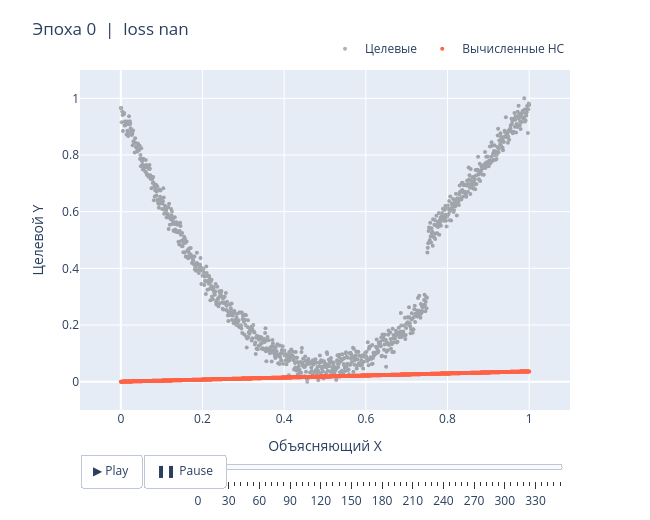

Notebook code cell kept with this figure:
### Markdown cell above
Осмотрим ещё раз изменения графика функции в процессе обучения

### Code cell
# Анимация по всем накопленным снимкам (после завершения обучения нажмите ▶ Play)
print(f"Накоплено снимков: {len(trainSnapshots)}")
showTrainingAnimation(xNorm_train, yNorm_train, trainSnapshots)

### Figure 1 — Plotly figure (JSON) as saved in the notebook; plotly's stock layout.template omitted (floating-point values rounded to 4 significant figures; data arrays with more than 128 entries replaced by an {"elided": "..."} marker saying what was removed)
{"data": [{"marker": {"color": "black", "size": 4}, "mode": "markers", "name": "Целевые", "opacity": 0.3, "type": "scatter", "x": {"elided": "1000 float values"}, "y": {"elided": "1000 float values"}}, {"marker": {"color": "tomato", "size": 4}, "mode": "markers", "name": "Вычисленные НС", "type": "scatter", "x": {"elided": "1000 float values"}, "y": {"elided": "1000 float values"}}], "layout": {"height": 520, "legend": {"orientation": "h", "x": 1, "xanchor": "right", "y": 1.02, "yanchor": "bottom"}, "margin": {"b": 110, "t": 70}, "sliders": [{"active": 0, "currentvalue": {"visible": false}, "len": 0.78, "steps": [{"args": [["0"], {"frame": {"duration": 0, "redraw": true}, "mode": "immediate", "transition": {"duration": 0}}], "label": "0", "method": "animate"}, {"args": [["6"], {"frame": {"duration": 0, "redraw": true}, "mode": "immediate", "transition": {"duration": 0}}], "label": "6", "method": "animate"}, {"args": [["12"], {"frame": {"duration": 0, "redraw": true}, "mode": "immediate", "transition": {"duration": 0}}], "label": "12", "method": "animate"}, {"args": [["18"], {"frame": {"duration": 0, "redraw": true}, "mode": "immediate", "transition": {"duration": 0}}], "label": "18", "method": "animate"}, {"args": [["24"], {"frame": {"duration": 0, "redraw": true}, "mode": "immediate", "transition": {"duration": 0}}], "label": "24", "method": "animate"}, {"args": [["30"], {"frame": {"duration": 0, "redraw": true}, "mode": "immediate", "transition": {"duration": 0}}], "label": "30", "method": "animate"}, {"args": [["36"], {"frame": {"duration": 0, "redraw": true}, "mode": "immediate", "transition": {"duration": 0}}], "label": "36", "method": "animate"}, {"args": [["42"], {"frame": {"duration": 0, "redraw": true}, "mode": "immediate", "transition": {"duration": 0}}], "label": "42", "method": "animate"}, {"args": [["48"], {"frame": {"duration": 0, "redraw": true}, "mode": "immediate", "transition": {"duration": 0}}], "label": "48", "method": "animate"}, {"args": [["54"], {"frame": {"duration": 0, "redraw": true}, "mode": "immediate", "transition": {"duration": 0}}], "label": "54", "method": "animate"}, {"args": [["60"], {"frame": {"duration": 0, "redraw": true}, "mode": "immediate", "transition": {"duration": 0}}], "label": "60", "method": "animate"}, {"args": [["66"], {"frame": {"duration": 0, "redraw": true}, "mode": "immediate", "transition": {"duration": 0}}], "label": "66", "method": "animate"}, {"args": [["72"], {"frame": {"duration": 0, "redraw": true}, "mode": "immediate", "transition": {"duration": 0}}], "label": "72", "method": "animate"}, {"args": [["78"], {"frame": {"duration": 0, "redraw": true}, "mode": "immediate", "transition": {"duration": 0}}], "label": "78", "method": "animate"}, {"args": [["84"], {"frame": {"duration": 0, "redraw": true}, "mode": "immediate", "transition": {"duration": 0}}], "label": "84", "method": "animate"}, {"args": [["90"], {"frame": {"duration": 0, "redraw": true}, "mode": "immediate", "transition": {"duration": 0}}], "label": "90", "method": "animate"}, {"args": [["96"], {"frame": {"duration": 0, "redraw": true}, "mode": "immediate", "transition": {"duration": 0}}], "label": "96", "method": "animate"}, {"args": [["102"], {"frame": {"duration": 0, "redraw": true}, "mode": "immediate", "transition": {"duration": 0}}], "label": "102", "method": "animate"}, {"args": [["108"], {"frame": {"duration": 0, "redraw": true}, "mode": "immediate", "transition": {"duration": 0}}], "label": "108", "method": "animate"}, {"args": [["114"], {"frame": {"duration": 0, "redraw": true}, "mode": "immediate", "transition": {"duration": 0}}], "label": "114", "method": "animate"}, {"args": [["120"], {"frame": {"duration": 0, "redraw": true}, "mode": "immediate", "transition": {"duration": 0}}], "label": "120", "method": "animate"}, {"args": [["126"], {"frame": {"duration": 0, "redraw": true}, "mode": "immediate", "transition": {"duration": 0}}], "label": "126", "method": "animate"}, {"args": [["132"], {"frame": {"duration": 0, "redraw": true}, "mode": "immediate", "transition": {"duration": 0}}], "label": "132", "method": "animate"}, {"args": [["138"], {"frame": {"duration": 0, "redraw": true}, "mode": "immediate", "transition": {"duration": 0}}], "label": "138", "method": "animate"}, {"args": [["144"], {"frame": {"duration": 0, "redraw": true}, "mode": "immediate", "transition": {"duration": 0}}], "label": "144", "method": "animate"}, {"args": [["150"], {"frame": {"duration": 0, "redraw": true}, "mode": "immediate", "transition": {"duration": 0}}], "label": "150", "method": "animate"}, {"args": [["156"], {"frame": {"duration": 0, "redraw": true}, "mode": "immediate", "transition": {"duration": 0}}], "label": "156", "method": "animate"}, {"args": [["162"], {"frame": {"duration": 0, "redraw": true}, "mode": "immediate", "transition": {"duration": 0}}], "label": "162", "method": "animate"}, {"args": [["168"], {"frame": {"duration": 0, "redraw": true}, "mode": "immediate", "transition": {"duration": 0}}], "label": "168", "method": "animate"}, {"args": [["174"], {"frame": {"duration": 0, "redraw": true}, "mode": "immediate", "transition": {"duration": 0}}], "label": "174", "method": "animate"}, {"args": [["180"], {"frame": {"duration": 0, "redraw": true}, "mode": "immediate", "transition": {"duration": 0}}], "label": "180", "method": "animate"}, {"args": [["186"], {"frame": {"duration": 0, "redraw": true}, "mode": "immediate", "transition": {"duration": 0}}], "label": "186", "method": "animate"}, {"args": [["192"], {"frame": {"duration": 0, "redraw": true}, "mode": "immediate", "transition": {"duration": 0}}], "label": "192", "method": "animate"}, {"args": [["198"], {"frame": {"duration": 0, "redraw": true}, "mode": "immediate", "transition": {"duration": 0}}], "label": "198", "method": "animate"}, {"args": [["204"], {"frame": {"duration": 0, "redraw": true}, "mode": "immediate", "transition": {"duration": 0}}], "label": "204", "method": "animate"}, {"args": [["210"], {"frame": {"duration": 0, "redraw": true}, "mode": "immediate", "transition": {"duration": 0}}], "label": "210", "method": "animate"}, {"args": [["216"], {"frame": {"duration": 0, "redraw": true}, "mode": "immediate", "transition": {"duration": 0}}], "label": "216", "method": "animate"}, {"args": [["222"], {"frame": {"duration": 0, "redraw": true}, "mode": "immediate", "transition": {"duration": 0}}], "label": "222", "method": "animate"}, {"args": [["228"], {"frame": {"duration": 0, "redraw": true}, "mode": "immediate", "transition": {"duration": 0}}], "label": "228", "method": "animate"}, {"args": [["234"], {"frame": {"duration": 0, "redraw": true}, "mode": "immediate", "transition": {"duration": 0}}], "label": "234", "method": "animate"}, {"args": [["240"], {"frame": {"duration": 0, "redraw": true}, "mode": "immediate", "transition": {"duration": 0}}], "label": "240", "method": "animate"}, {"args": [["246"], {"frame": {"duration": 0, "redraw": true}, "mode": "immediate", "transition": {"duration": 0}}], "label": "246", "method": "animate"}, {"args": [["252"], {"frame": {"duration": 0, "redraw": true}, "mode": "immediate", "transition": {"duration": 0}}], "label": "252", "method": "animate"}, {"args": [["258"], {"frame": {"duration": 0, "redraw": true}, "mode": "immediate", "transition": {"duration": 0}}], "label": "258", "method": "animate"}, {"args": [["264"], {"frame": {"duration": 0, "redraw": true}, "mode": "immediate", "transition": {"duration": 0}}], "label": "264", "method": "animate"}, {"args": [["270"], {"frame": {"duration": 0, "redraw": true}, "mode": "immediate", "transition": {"duration": 0}}], "label": "270", "method": "animate"}, {"args": [["276"], {"frame": {"duration": 0, "redraw": true}, "mode": "immediate", "transition": {"duration": 0}}], "label": "276", "method": "animate"}, {"args": [["282"], {"frame": {"duration": 0, "redraw": true}, "mode": "immediate", "transition": {"duration": 0}}], "label": "282", "method": "animate"}, {"args": [["288"], {"frame": {"duration": 0, "redraw": true}, "mode": "immediate", "transition": {"duration": 0}}], "label": "288", "method": "animate"}, {"args": [["294"], {"frame": {"duration": 0, "redraw": true}, "mode": "immediate", "transition": {"duration": 0}}], "label": "294", "method": "animate"}, {"args": [["300"], {"frame": {"duration": 0, "redraw": true}, "mode": "immediate", "transition": {"duration": 0}}], "label": "300", "method": "animate"}, {"args": [["306"], {"frame": {"duration": 0, "redraw": true}, "mode": "immediate", "transition": {"duration": 0}}], "label": "306", "method": "animate"}, {"args": [["312"], {"frame": {"duration": 0, "redraw": true}, "mode": "immediate", "transition": {"duration": 0}}], "label": "312", "method": "animate"}, {"args": [["318"], {"frame": {"duration": 0, "redraw": true}, "mode": "immediate", "transition": {"duration": 0}}], "label": "318", "method": "animate"}, {"args": [["324"], {"frame": {"duration": 0, "redraw": true}, "mode": "immediate", "transition": {"duration": 0}}], "label": "324", "method": "animate"}, {"args": [["330"], {"frame": {"duration": 0, "redraw": true}, "mode": "immediate", "transition": {"duration": 0}}], "label": "330", "method": "animate"}, {"args": [["336"], {"frame": {"duration": 0, "redraw": true}, "mode": "immediate", "transition": {"duration": 0}}], "label": "336", "method": "animate"}, {"args": [["342"], {"frame": {"duration": 0, "redraw": true}, "mode": "immediate", "transition": {"duration": 0}}], "label": "342", "method": "animate"}, {"args": [["348"], {"frame": {"duration": 0, "redraw": true}, "mode": "immediate", "transition": {"duration": 0}}], "label": "348", "method": "animate"}, {"args": [["350"], {"frame": {"duration": 0, "redraw": true}, "mode": "immediate", "transition": {"duration": 0}}], "label": "350", "method": "animate"}], "x": 0.22, "y": -0.08}], "title": {"text": "Эпоха 0  |  loss nan"}, "updatemenus": [{"buttons": [{"args": [null, {"frame": {"duration": 150, "redraw": true}, "fromcurrent": true, "mode": "immediate", "transition": {"duration": 0}}], "label": "▶ Play", "method": "animate"}, {"args": [[null], {"frame": {"duration": 0, "redraw": true}, "mode": "immediate", "transition": {"duration": 0}}], "label": "❚❚ Pause", "method": "animate"}], "direction": "left", "showactive": false, "type": "buttons", "x": 0, "xanchor": "left", "y": -0.13, "yanchor": "top"}], "width": 650, "xaxis": {"range": [-0.1, 1.1], "title": {"text": "Объясняющий X"}}, "yaxis": {"range": [-0.1, 1.1], "title": {"text": "Целевой Y"}}}}
